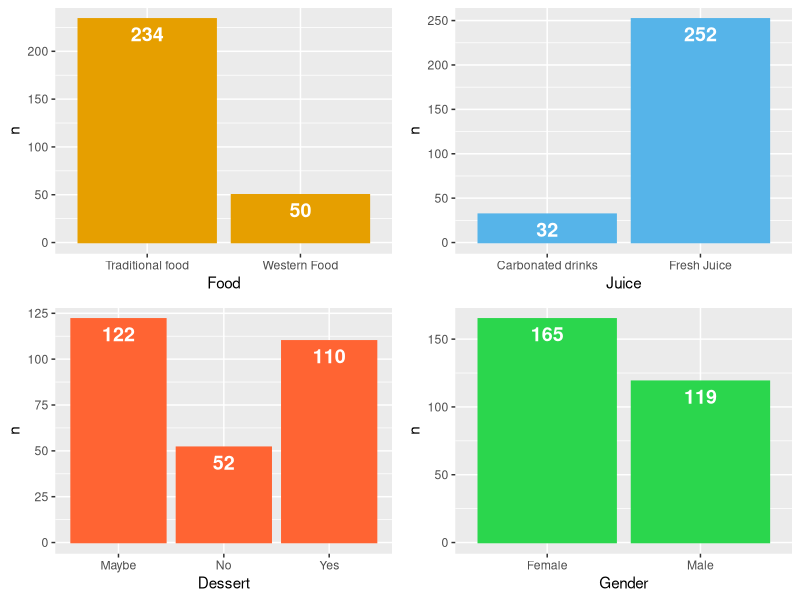
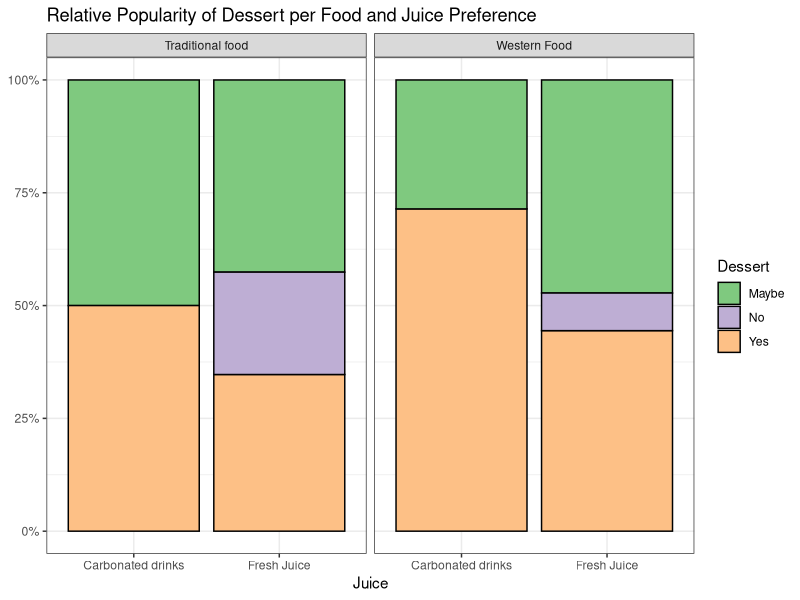

Here is the R script that generated these plots, in order:
## ---- chunk 1
# Installing required libraries

install.packages("tidyverse")
install.packages("dplyr")
install.packages("tidyr")
install.packages("ggplot2")
install.packages("gridExtra")
install.packages("readr")
install.packages("skimr")
install.packages("caret")
install.packages("e1071")
## ---- chunk 2
# Importing Libraries 

library(tidyverse)
library(dplyr)
library(tidyr)
library(ggplot2)
library(gridExtra)

# Data Importation:
library(readr)

# Summaries of Data:
library(skimr)

# Predictive Modeling/ML:
library(caret)
library(e1071)
## ---- chunk 3
food_survey <- read_csv("Food_survey.csv")
## ---- chunk 4
# Checking the provided sections
str(food_survey)
## ---- chunk 5
# Check for duplicate Participant_IDs:
sum(duplicated(food_survey$Participant_ID) == TRUE)
## ---- chunk 6
# Delete Participant_ID column and Timestamp columns; they are unneeded.
food_survey <- select(food_survey, -Timestamp)
food_survey <- select(food_survey, -Participant_ID)
head(food_survey)
## ---- chunk 7
skim(food_survey)
## ---- chunk 8
food_survey[!complete.cases(food_survey),]
## ---- chunk 9
food_survey <- na.omit(food_survey)
## ---- chunk 10
# See which Nationalities are represented:
as.matrix(unique(food_survey$Nationality))
## ---- chunk 11
# Nationality - Malaysian 
food_survey$Nationality <- gsub("Malaysia", "Malaysian", food_survey$Nationality)
food_survey$Nationality <- gsub("MALAYSIAN", "Malaysian", food_survey$Nationality)
food_survey$Nationality <- gsub("Malaysiann", "Malaysian", food_survey$Nationality)
food_survey$Nationality <- gsub("MY", "Malaysian", food_survey$Nationality)
# Nationality - Indonesian
food_survey$Nationality <- gsub("Indonesain", "Indonesian", food_survey$Nationality)
food_survey$Nationality <- gsub("Indonesia", "Indonesian", food_survey$Nationality)
food_survey$Nationality <- gsub("Indonesiann", "Indonesian", food_survey$Nationality)
# Nationality - Pakistani
food_survey$Nationality <- gsub("Pakistan", "Pakistani", food_survey$Nationality)
food_survey$Nationality <- gsub("Pakistanii", "Pakistani", food_survey$Nationality)
## ---- chunk 12
as.matrix(unique(food_survey$Nationality))
## ---- chunk 13
food_survey %>% count(Nationality, sort = TRUE)
## ---- chunk 14
## Let's graph the totals for the other categorical variables:

food_survey %>% count(Food, sort = TRUE) -> Food_count
Food_count %>% ggplot(aes(x = Food, y = n)) + geom_bar(stat = "identity") + geom_bar(stat = "identity", color = "#E69F00", fill = "#E69F00") + geom_text(aes(label=n), color="white", fontface = "bold", vjust = 1.5, size=5) -> Food_count_g

food_survey %>% count(Juice, sort = TRUE) -> Juice_count
Juice_count %>% ggplot(aes(x = Juice, y = n)) + geom_bar(stat = "identity") + geom_bar(stat = "identity", color = "#56B4E9", fill = "#56B4E9") + geom_text(aes(label=n), color="white", fontface = "bold", vjust = 1.5, size=5) -> Juice_count_g

food_survey %>% count(Dessert, sort = TRUE) -> Dessert_count
Dessert_count %>% ggplot(aes(x = Dessert, y = n)) + geom_bar(stat = "identity") + geom_bar(stat = "identity", color = "#FF6433", fill = "#FF6433") + geom_text(aes(label=n), color="white", fontface = "bold", vjust = 1.5, size=5) -> Dessert_count_g

food_survey %>% count(Gender, sort = TRUE) -> Gender_count
Gender_count %>% ggplot(aes(x = Gender, y = n)) + geom_bar(stat = "identity", color = "#2BD64D", fill = "#2BD64D") + geom_text(aes(label=n), color="white", fontface = "bold", vjust = 1.5, size=5) -> Gender_count_g

grid.arrange(Food_count_g, Juice_count_g, Dessert_count_g, Gender_count_g)
## ---- chunk 15
summary1 <- food_survey %>%
        count(Food, Juice, Dessert, sort = TRUE)

ggplot(summary1, aes(Juice, n, fill = Dessert)) + 
        geom_bar(position = "fill" , stat = "identity", color = "black") +
        facet_wrap(facets = vars(Food)) +
        scale_fill_brewer(palette = "Accent") +
        theme_bw() + scale_y_continuous(labels = scales::percent) +
        ggtitle("Relative Popularity of Dessert per Food and Juice Preference") +
       labs(y = NULL)

#Try this if u need to add new colors
#scale_fill_manual(values = c("#56B4E9", "#736F6E", "#FF6433", "#2BD64D"))

#https://htmlcolorcodes.com/  --> to find manual good colors
# http://rstudio-pubs-static.s3.amazonaws.com/5312_98fc1aba2d5740dd849a5ab797cc2c8d.html ---> Check for coloring 
## ---- chunk 16

## ---- chunk 17

## ---- chunk 18

## ---- chunk 19

## ---- chunk 20

## ---- chunk 21

